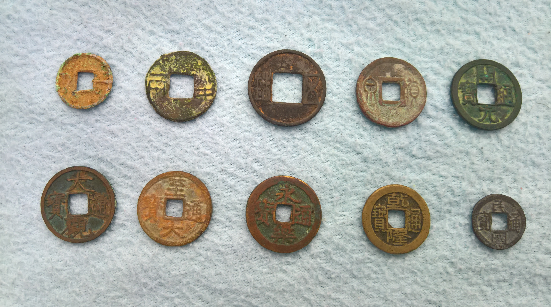
#> input picture images/image.png, 551 x 307 px
$ python DetectCoins.py
#> lines starting #> are read from the running program, lines starting #| are printed output that depends on the picture; after the words box and inside, x2 and y2 are one past the last pixel; in counts of white or black regions, pixels touching at a corner belong together
import cv2
import numpy as np

class DetectCoin:

    def __init__(self, imagePath):
#> called with imagePath = 'images/image.png'
        self.windowName = "Detected"
        cv2.namedWindow(self.windowName, cv2.WINDOW_AUTOSIZE)
        self.useImage = cv2.imread(imagePath)
#> self.useImage is the input picture: shape (307, 551, 3); mean B, G, R 170.9, 176.8, 172.7
        self.finalImage = self.useImage.copy()
        self.originalImage = self.useImage.copy()

    def displayOriginal(self):
        cv2.imshow("Original", self.originalImage)

    def displayResult(self):
        cv2.imshow(self.windowName, self.finalImage)

    def detectCoin(self):
        self.preprocessImage()
        self.detectAndDrawCoins()
        self.displayResult()

    def preprocessImage(self):
        self.useImage = cv2.cvtColor(self.useImage, cv2.COLOR_BGR2GRAY)
#> self.useImage: shape (307, 551)
        self.useImage = cv2.medianBlur(self.useImage, 5)
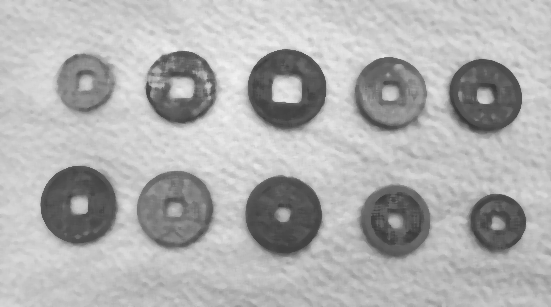
#> self.useImage: shape (307, 551); min 56, max 242, mean 175.6
        self.useImage = self.thresholdImage(self.useImage, 140)
        cv2.imshow("Thresholded", self.useImage)
        self.useImage = self.detectHolesFromCoin(self.useImage)

    def detectAndDrawCoins(self):
        keypoints = self.detectCoinsUsingBlob()
        self.finalImage = self.drawCirclesForKeypoints(self.finalImage, keypoints)
        self.displayNumberOfCoins(len(keypoints))

    def detectCoinsUsingBlob(self):
        blobDetectorParams = cv2.SimpleBlobDetector_Params()
        blobDetectorParams.filterByCircularity = True
        blobDetectorParams.minCircularity = 0.4
        blobDetectorParams.maxCircularity = 1.0
        blobDetectorParams.filterByArea = False
        blobDetectorParams.filterByConvexity = False
        blobDetectorParams.filterByInertia = False
        blobDetectorParams.filterByColor = True
        blobDetectorParams.blobColor = 255

        blobDetector = cv2.SimpleBlobDetector_create(blobDetectorParams)
        return blobDetector.detect(self.useImage)

    def drawCirclesForKeypoints(self, imageToDrawCircles, keypoints):
        for keypoint in keypoints:
            x = int(keypoint.pt[0])
            y = int(keypoint.pt[1])
            r = int(keypoint.size / 2)
            cv2.circle(imageToDrawCircles, (x, y), r, (0, 0, 255), 3)
        return imageToDrawCircles

    def displayNumberOfCoins(self, numberOfCoins):
        textToDisplay = "Number of Coins: " + str(numberOfCoins)
        cv2.putText(self.finalImage, textToDisplay, (10, 30), cv2.FONT_HERSHEY_SIMPLEX, 1, (0, 0, 255), 2, cv2.LINE_AA)

    def detectHolesFromCoin(self, imageToDetectHoles):
        simpleBlobDetector = cv2.SimpleBlobDetector_create()
        keypoints = simpleBlobDetector.detect(imageToDetectHoles)

        for keypoint in keypoints:
            x = int(keypoint.pt[0])
            y = int(keypoint.pt[1])
            r = int(keypoint.size / 2)
            cv2.circle(imageToDetectHoles, (x, y), r, (255, 255, 255), -1)

        return imageToDetectHoles

    def thresholdImage(self, imageToThreshold, thresholdValue):
#> called with thresholdValue = 140
        tV, threshedImg = cv2.threshold(imageToThreshold, thresholdValue, 255, cv2.THRESH_BINARY_INV)
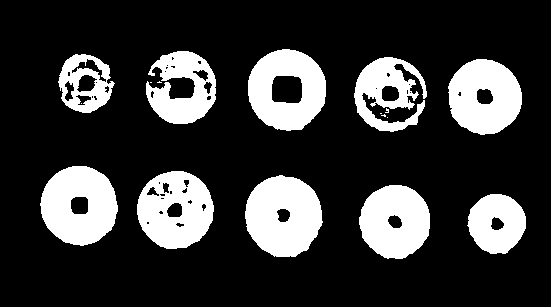
#> threshedImg: shape (307, 551); 21.6% white; 17 white regions (7 under 20 px), largest, box (x1, y1, x2, y2) and area: (245, 175, 323, 257) 4784, (40, 166, 118, 246) 4536, (137, 171, 214, 249) 4283
#> tV = 140
        kernel1 = np.ones((5, 5), np.uint8)
        kernel2 = np.ones((3, 3), np.uint8)
        threshedImg = cv2.dilate(threshedImg, kernel1, iterations=1)
#> threshedImg: shape (307, 551); 27% white; 10 white regions, largest, box (x1, y1, x2, y2) and area: (243, 173, 325, 259) 5532, (38, 164, 120, 248) 5304, (135, 169, 216, 251) 5239
        threshedImg = cv2.dilate(threshedImg, kernel2, iterations=4)
#> threshedImg: shape (307, 551); 35.5% white; 10 white regions, largest, box (x1, y1, x2, y2) and area: (239, 169, 329, 263) 6985, (242, 43, 332, 137) 6868, (34, 160, 124, 252) 6836
        threshedImg = cv2.erode(threshedImg, kernel1, iterations=1)
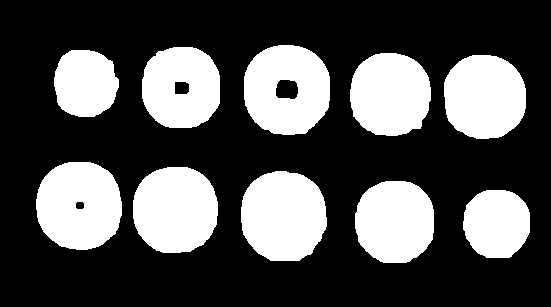
#> threshedImg: shape (307, 551); 31.4% white; 10 white regions, largest, box (x1, y1, x2, y2) and area: (241, 171, 327, 261) 6265, (36, 162, 122, 250) 6080, (244, 45, 330, 135) 6000
        threshedImg = cv2.erode(threshedImg, kernel2, iterations=4)
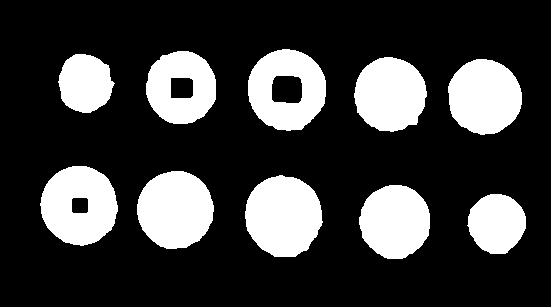
#> threshedImg: shape (307, 551); 23.6% white; 10 white regions, largest, box (x1, y1, x2, y2) and area: (245, 175, 323, 257) 4921, (137, 171, 214, 249) 4679, (40, 166, 118, 246) 4568
        return threshedImg

if __name__ == "__main__":
    dc = DetectCoin("images/image.png")
    dc.detectCoin()
#> in detectHolesFromCoin, `keypoints = simpleBlobDetector.detect(imageToDetectHoles)`: keypoints = 3 keypoints; (x, y, size): (287, 89, 31.9), (181, 87, 24.4), (79, 205, 18)
#> the loop in detectHolesFromCoin, `for keypoint in keypoints:` made 3 passes
#> (keypoint, x, y, r) on passes 1 to 3: (keypoint at (79.1, 205), size 18, 79, 205, 9), (keypoint at (181, 87.3), size 24.4, 181, 87, 12), (keypoint at (286.5, 89.2), size 31.9, 286, 89, 15)
#> after the loop in detectHolesFromCoin, `for keypoint in keypoints:`:
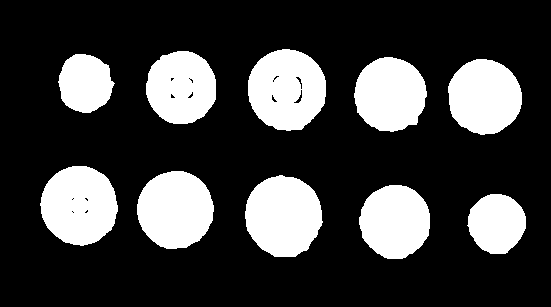
#> imageToDetectHoles: shape (307, 551); 24.4% white; 10 white regions, largest, box (x1, y1, x2, y2) and area: (248, 49, 326, 131) 4941, (245, 175, 323, 257) 4921, (40, 166, 118, 246) 4790
#> in detectAndDrawCoins, `keypoints = self.detectCoinsUsingBlob()`: keypoints = 10 keypoints; (x, y, size): (286, 89, 79), (283, 216, 78.2), (79, 205, 77.5), (175, 209, 76.2), (484, 96, 73.9), (390, 94, 72.4), (395, 221, 71.4), (181, 87, 71.1), (496, 223, 57.8), (85, 83, 56)
#> the loop in drawCirclesForKeypoints, `for keypoint in keypoints:` made 10 passes
#> (keypoint, x, y, r) on passes 1 to 10: (keypoint at (496.4, 223), size 57.8, 496, 223, 28), (keypoint at (394.6, 221.2), size 71.4, 394, 221, 35), (keypoint at (283.1, 215.7), size 78.2, 283, 215, 39), (keypoint at (174.9, 209.3), size 76.2, 174, 209, 38), (keypoint at (78.8, 205.1), size 77.5, 78, 205, 38), (keypoint at (484.2, 96.4), size 73.9, 484, 96, 36), (keypoint at (389.8, 94), size 72.4, 389, 94, 36), (keypoint at (84.8, 82.9), size 56, 84, 82, 28), (keypoint at (180.8, 87.1), size 71.1, 180, 87, 35), (keypoint at (286.5, 89.2), size 79, 286, 89, 39)
#> after the loop in drawCirclesForKeypoints, `for keypoint in keypoints:`:
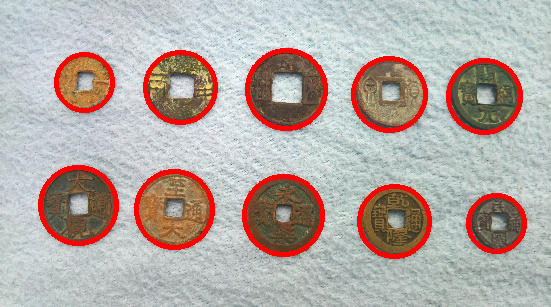
#> imageToDrawCircles: shape (307, 551, 3); mean B, G, R 163.7, 168.8, 181
#> in displayNumberOfCoins, `cv2.putText(self.finalImage, textToDisplay, (10, 30), cv2.FONT_HERSHEY..`:
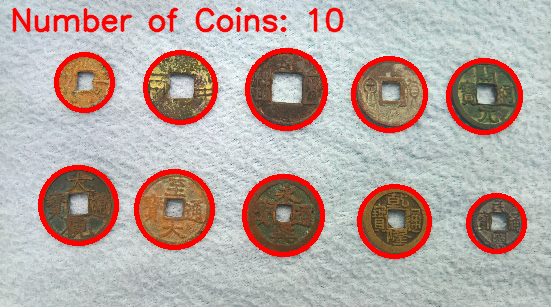
#> self.finalImage: shape (307, 551, 3); 1.96% of pixels changed, all inside (x1, y1, x2, y2) = (12, 7, 344, 33)
    dc.displayOriginal()

    while True:
        if cv2.waitKey(0):
#> (key Esc is pressed here)
            break
